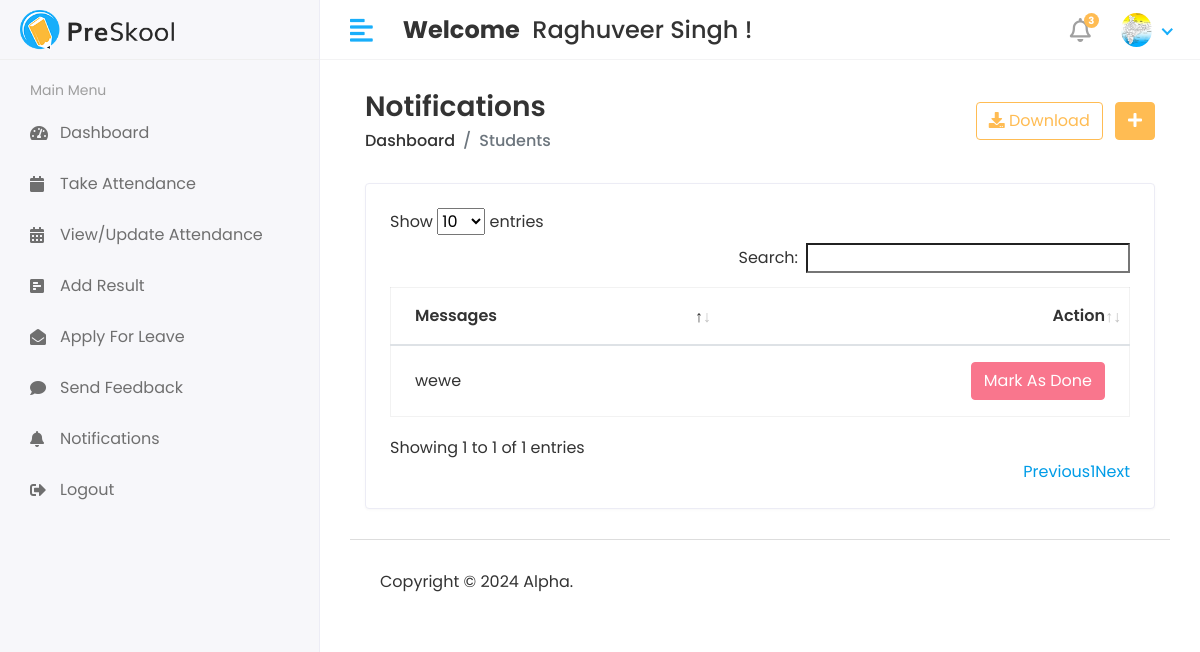
The app's page /Staff/Notifications (signed in) with its own data.
### cmsapp/models.py (models this page shows, shortened)
class CustomUser(AbstractUser):
    USER = (
        (1, 'HOD'),
        (2, 'Staff'),
        (3, 'Student'),
    )
    user_type = models.CharField(choices=USER, max_length=50, default=1)
    profile_pic = models.ImageField(upload_to='media/profile_pic')

class Staff_Notification(models.Model):
    staff_id = models.ForeignKey(Staff, on_delete=models.CASCADE)
    message = models.TextField()
    created_at = models.DateTimeField(auto_now_add=True)
    status = models.IntegerField(null=True, default=0)

### college_management_system/Staff_views.py (the view)
# urls.py: path('Staff/Notifications',Staff_views.NOTIFICATIONS,name='notifications'),
@login_required(login_url='/')
def NOTIFICATIONS(request):
    staff = Staff.objects.filter(admin = request.user.id)
    for i in staff:
        staff_id = i.id
        notification = Staff_Notification.objects.filter(staff_id=staff_id)
        context = {
            'notification':notification,
        }
    return render(request,'Staff/notification.html',context)

### templates/Staff/notification.html (shortened to what this page needs)
{% extends 'base.html' %}
{% block content %}
<div class="content container-fluid">
               <div class="page-header">
                  <div class="row align-items-center">
                     <div class="col">
                        <h3 class="page-title">Notifications</h3>
                        <ul class="breadcrumb">
                           <li class="breadcrumb-item"><a href="index.html">Dashboard</a></li>
                           <li class="breadcrumb-item active">Students</li>
                        </ul>
                     </div>
                     <div class="col-auto text-right float-right ml-auto">
                        <a href="#" class="btn btn-outline-primary mr-2"><i class="fas fa-download"></i> Download</a>
                        <a href="add-student.html" class="btn btn-primary"><i class="fas fa-plus"></i></a>
                     </div>
                  </div>
               </div>
               <div class="row">
                  <div class="col-sm-12">
                     <div class="card card-table">
                        <div class="card-body">
                           <div class="table-responsive">
                              <table id="table_id" class="table table-hover table-center mb-0 ">
                                 <thead>
                                    <tr>
                                       <th>Messages</th>
                                       <th class="text-right">Action</th>
                                    </tr>
                                 </thead>
                                 <tbody>
                                 {% for i in notification %}
                                    <tr>
                                       <td>{{i.message}}</td>
                                       <td class="text-right">
                                          <div class="actions">
                                             {% if i.status == 0 %}
                                             <a href="{% url 'staff_mark_as_done' status=i.id %}" class="btn btn-danger">Mark As Done</a>
                                             {% else %}
                                             <button class="btn btn-danger" disabled="disabled">Mark As Done</button>
                                             {% endif %}
                                          </div>
                                       </td>
                                    </tr>
                                    {% endfor %}
                                 </tbody>
                              </table>
                           </div>
                        </div>
                     </div>
                  </div>
               </div>
            </div>
{% endblock %}

### templates/includes/header.html (shortened to what this page needs)
{% load static %}
   <div class="header">
            <div class="header-left">
               <a href="index.html" class="logo">
               <img src="{% static 'assets/img/logo.png' %}" alt="Logo">
               </a>
            </div>
            <a href="javascript:void(0);" id="toggle_btn">
            <i class="fas fa-align-left"></i>
            </a>
            <div class="top-nav-search mt-3">
               <h4>
                  <strong>Welcome</strong>&nbsp; <span>{{user.first_name}} {{user.last_name}} !</span>
               </h4>
            </div>
            <ul class="nav user-menu">
               <li class="nav-item dropdown noti-dropdown">
                  <a href="#" class="dropdown-toggle nav-link" data-toggle="dropdown">
                  <i class="far fa-bell"></i> <span class="badge badge-pill">3</span>
                  </a>
               </li>
               <li class="nav-item dropdown has-arrow">
                  <a href="#" class="dropdown-toggle nav-link" data-toggle="dropdown">
                     {% if user.profile_pic == "" %}
                     <span class="user-img"><img class="rounded-circle" src="{% static 'assets/img/noimg.jpg' %}" width="31" alt=""></span>
                     {% else %}
                  <span class="user-img"><img class="rounded-circle" src="/{{user.profile_pic}}" width="31" alt="Ryan Taylor"></span>
                     {% endif %}
                  </a>
               </li>
            </ul>
         </div>

### static/assets/css/style.css (style rules this page uses)
html { height: 100%; }
body { background-color: #fff; color: #333; font-family: 'Poppins', sans-serif; font-size: 1rem; height: 100%; line-height: 1.5; overflow-x: hidden; }
h1, h2, h3, h4, h5, h6 { font-family: 'Poppins', sans-serif; margin-top: 0; }
a { color: #009ce7; }
input, button, a { transition: all 0.4s ease; -moz-transition: all 0.4s ease; -o-transition: all 0.4s ease; -ms-transition: all 0.4s ease; -webkit-transition: all 0.4s ease; }
input, input:focus, button, button:focus { outline: none; }
ul, ol { padding: 0px; list-style: none; }
.table { color: #333; max-width: 100%; margin-bottom: 0; width: 100%; }
.table.dataTable { border-collapse: collapse !important; border: 1px solid rgba(0, 0, 0, 0.05); }
.table thead tr th { font-weight: 600; }
.table tbody tr { border-bottom: 1px solid rgba(0, 0, 0, 0.05); }
.table.table-center td, .table.table-center th { vertical-align: middle; }
.card-table .card-body .table > thead > tr > th { border-top: 0; }
.card-table .card-body .table tr td:first-child, .card-table .card-body .table tr th:first-child { padding-left: 1.5rem; }
.card-table .card-body .table tr td:last-child, .card-table .card-body .table tr th:last-child { padding-right: 1.5rem; }
.card-table .table td, .card-table .table th { border-top: 1px solid #e2e5e8; padding: 1rem 0.75rem; white-space: nowrap; }
.btn-primary { background-color: #FFBC53; border: 1px solid #FFBC53; }
.btn-danger { background-color: #e84646; border: 1px solid #e84646; }
.btn-danger.disabled, .btn-danger:disabled { background-color: #f62d51; border-color: #f62d51; color: #fff; }
.btn-outline-primary { color: #FFBC53; border-color: #FFBC53; }
.card { border: 1px solid #ececf5; box-shadow: 0 1px 3px 0 rgba(0, 0, 0, 0.03); margin-bottom: 1.875rem; }
.card-body { padding: 1.5rem; }
.header { background-color: #fff; border-bottom: 1px solid #f3f3f4; left: 0; position: fixed; right: 0; top: 0; z-index: 1001; height: 60px; }
.header .header-left { float: left; height: 60px; padding: 0 20px; position: relative; width: 320px; z-index: 1; transition: all 0.2s ease-in-out; background-color: #f7f7fa; border-bottom: 1px solid #efefef; border-right: 1px solid #ececf5; display: flex; align-items: center; }
.header .header-left .logo { display: inline-block; line-height: 60px; }
.header .header-left .logo img { max-height: 40px; width: auto; }
.header .dropdown-toggle:after { display: none; }
.header .has-arrow .dropdown-toggle:after { border-top: 0; border-left: 0; border-bottom: 2px solid #18aefa; border-right: 2px solid #18aefa; content: ''; height: 8px; display: inline-block; pointer-events: none; -webkit-transform-origin: 66% 66%; -ms-transform-origin: 66% 66%; transform-origin: 66% 66%; -webkit-transform: rotate(45deg); -ms-transform: rotate(45deg); transform: rotate(45deg); -webkit-transition: all 0.15s ease-in-out; transition: all 0.15s ease-in-out; width: 8px; vertical-align: 0px; }
.user-menu { float: right; margin: 0; position: relative; z-index: 99; padding-right: 15px; }
.user-menu.nav > li > a { color: #a0a0a0; font-size: 14px; line-height: 58px; padding: 0 15px; height: 60px; }
.user-img { margin-right: 3px; position: relative; }
.top-nav-search { float: left; margin-left: 15px; }
.page-header { margin-bottom: 1.875rem; }
.page-header .breadcrumb { background-color: transparent; color: #6c757d; font-size: 1rem; font-weight: 500; margin-bottom: 0; padding: 0; }
.page-header .breadcrumb a { color: #333; }
.page-title { font-size: 28px; font-weight: 600; color: #333; margin-bottom: 5px; }
.user-menu.nav > li > a .badge { background-color: #FFBC53; display: block; font-size: 10px; font-weight: bold; height: 15px; width: 15px; position: absolute; right: 7px; top: 13px; color: #fff; padding: 3px; }
.user-menu.nav > li > a > i { font-size: 1.5rem; line-height: 60px; }
@media (min-width: 992px) { #toggle_btn { align-items: center; color: #18aefa; display: inline-flex; float: left; font-size: 26px; height: 60px; justify-content: center; margin-left: 15px; padding: 0 15px; } }

### records on screen
CustomUser: first_name "Raghuveer", last_name "Singh", profile_pic (picture)
Staff_Notification: message "wewe", status "Mark As Done"
